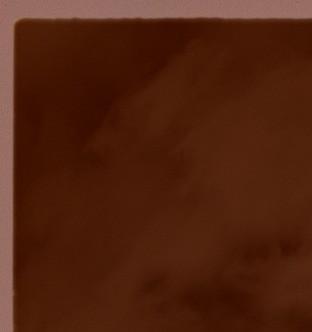
#> input picture Image_integration&Post_Processing/Negative_example/norway_split_40_overlap/tile_r01_c01_01.png, 312 x 332 px; its folder holds only this picture in this run
$ python -i rendering.py   (imports and definitions only)   (older library calls are emulated)
#> lines starting #> are read from the running program, lines starting #| are printed output that depends on the picture; after the words box and inside, x2 and y2 are one past the last pixel; in counts of white or black regions, pixels touching at a corner belong together
#> further down, picture is the input picture: shape (332, 312, 3); mean B, G, R 15.6, 35, 80.7
"""rendering.py — Aesthetic rendering stage for already-inverted positives.

This stage operates ONLY on the technical positive output from density_inversion.
It must NOT compensate for inversion failures — those should be flagged by
diagnostics and addressed by retrying earlier stages.

Rendering stages:
  1. residual white balance (per-channel gain)
  2. tone curve (gamma + contrast)
  3. colour rendering (saturation / vibrance)
  4. detail rendering (unsharp mask)

All arrays are float32 RGB H x W x 3 in [0, 1].
"""

from __future__ import annotations

import logging
from typing import Any

import cv2
import numpy as np

from .models import RenderResult

log = logging.getLogger(__name__)

# Default rendering parameters.  Callers can override via the params dict.
_DEFAULT_PARAMS: dict[str, Any] = {
    # Residual WB gains (R, G, B); 1.0 = no adjustment.
    "wb_gains": (1.0, 1.0, 1.0),
    # Tone: gamma < 1 brightens midtones, > 1 darkens.
    "gamma": 1.0,
    # Tone: linear contrast multiplier centred at 0.5; 0 = no effect.
    "contrast": 0.0,
    # Colour: saturation multiplier; 1 = unchanged, > 1 = more saturated.
    "saturation": 1.0,
    # Vibrance boost (selective saturation on low-sat pixels); 0 = off.
    "vibrance": 0.0,
    # Unsharp mask amount; 0 = off.
    "unsharp_amount": 0.35,
    # Unsharp mask Gaussian sigma.
    "unsharp_sigma": 1.2,
    # Shadow lift: additive lift in [0, 1] space; 0 = off.
    "shadow_lift": 0.0,
}


def apply_residual_white_balance(
    image_rgb: np.ndarray,
    gains: tuple[float, float, float],
) -> np.ndarray:
    """Apply per-channel multiplicative gains for residual white-balance trim.

    Parameters
    ----------
    image_rgb:
        float32 H x W x 3 in [0, 1].
    gains:
        (r_gain, g_gain, b_gain); values near 1.0 for minor corrections.

    Returns
    -------
    np.ndarray
        float32 H x W x 3, clipped to [0, 1].
    """
#> called with gains = (1, 1, 1)
    g = np.array(gains, dtype=np.float32)[np.newaxis, np.newaxis, :]
    return np.clip(image_rgb * g, 0.0, 1.0).astype(np.float32)
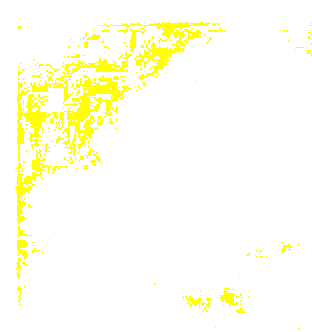
#> returned value: shape (332, 312, 3) float32; mean of channels 0, 1, 2 0.926, 1, 1; drawn as B, G, R


def apply_tone_curve(
    image_rgb: np.ndarray,
    params: dict[str, float],
) -> np.ndarray:
    """Apply gamma and linear contrast adjustment.

    Gamma is applied first (power-law), then a linear S-curve contrast
    centred at mid-grey.

    Parameters
    ----------
    image_rgb:
        float32 H x W x 3 in [0, 1].
    params:
        Dict with optional keys 'gamma' (float) and 'contrast' (float).

    Returns
    -------
    np.ndarray
        float32 H x W x 3, clipped to [0, 1].
    """
    img = image_rgb.astype(np.float32)

    gamma = float(params.get("gamma", 1.0))
    if abs(gamma - 1.0) > 0.01:
        gamma = max(gamma, 0.01)
        img = np.power(np.clip(img, 0.0, 1.0), gamma)

    contrast = float(params.get("contrast", 0.0))
    if abs(contrast) > 0.001:
        # Linear contrast: output = 0.5 + (input - 0.5) * (1 + contrast)
        img = 0.5 + (img - 0.5) * (1.0 + contrast)

    shadow_lift = float(params.get("shadow_lift", 0.0))
    if shadow_lift > 0.0:
        img = img + shadow_lift

    return np.clip(img, 0.0, 1.0).astype(np.float32)


def apply_color_rendering(
    image_rgb: np.ndarray,
    params: dict[str, float],
) -> np.ndarray:
    """Apply saturation and vibrance adjustments.

    Operates in HSV space via OpenCV (requires temporary BGR uint8 conversion).

    Parameters
    ----------
    image_rgb:
        float32 H x W x 3 in [0, 1].
    params:
        Dict with optional keys 'saturation' (float) and 'vibrance' (float).

    Returns
    -------
    np.ndarray
        float32 H x W x 3 in [0, 1].
    """
    saturation = float(params.get("saturation", 1.0))
    vibrance = float(params.get("vibrance", 0.0))

    if abs(saturation - 1.0) < 0.01 and abs(vibrance) < 0.01:
        return image_rgb.copy()

    # Convert to uint8 BGR for OpenCV HSV operations.
    bgr_u8 = cv2.cvtColor(
        np.clip(image_rgb[:, :, ::-1] * 255.0, 0, 255).astype(np.uint8),
        cv2.COLOR_BGR2BGR,  # identity; kept for clarity
    )
    hsv = cv2.cvtColor(bgr_u8, cv2.COLOR_BGR2HSV).astype(np.float32)

    # Saturation scaling.
    if abs(saturation - 1.0) >= 0.01:
        hsv[:, :, 1] = np.clip(hsv[:, :, 1] * saturation, 0.0, 255.0)

    # Vibrance: weight saturation boost by (1 - current_sat), so already-
    # saturated colours are boosted less (avoids over-saturation).
    if abs(vibrance) >= 0.01:
        sat_norm = hsv[:, :, 1] / 255.0
        weight = 1.0 - sat_norm
        delta = vibrance * weight * 255.0
        hsv[:, :, 1] = np.clip(hsv[:, :, 1] + delta, 0.0, 255.0)

    bgr_out = cv2.cvtColor(hsv.astype(np.uint8), cv2.COLOR_HSV2BGR)
    rgb_f32 = cv2.cvtColor(bgr_out, cv2.COLOR_BGR2RGB).astype(np.float32) / 255.0
    return np.clip(rgb_f32, 0.0, 1.0)


def apply_detail_rendering(
    image_rgb: np.ndarray,
    params: dict[str, float],
) -> np.ndarray:
    """Apply unsharp-mask sharpening.

    Parameters
    ----------
    image_rgb:
        float32 H x W x 3 in [0, 1].
    params:
        Dict with optional keys 'unsharp_amount' (float) and 'unsharp_sigma' (float).

    Returns
    -------
    np.ndarray
        float32 H x W x 3 in [0, 1].
    """
    amount = float(params.get("unsharp_amount", 0.35))
    sigma = float(params.get("unsharp_sigma", 1.2))

    if amount <= 0.0:
        return image_rgb.copy()

    sigma = max(sigma, 0.1)
    blurred = cv2.GaussianBlur(image_rgb, (0, 0), sigmaX=sigma, sigmaY=sigma)
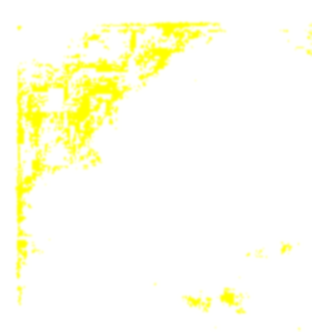
#> blurred: shape (332, 312, 3) float32; mean B, G, R 0.926, 1, 1
    sharpened = image_rgb + amount * (image_rgb - blurred)
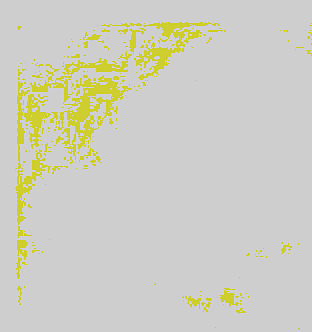
#> sharpened: shape (332, 312, 3) float32; mean B, G, R 0.926, 1, 1; drawn with min black and max white
    return np.clip(sharpened, 0.0, 1.0).astype(np.float32)


def render_positive(
    image_rgb: np.ndarray,
    params: dict[str, Any] | None = None,
) -> RenderResult:
    """Full rendering pipeline: WB → tone → colour → detail.

    Parameters
    ----------
    image_rgb:
        float32 H x W x 3 technical positive from density_inversion.
    params:
        Optional dict overriding any subset of _DEFAULT_PARAMS.

    Returns
    -------
    RenderResult
    """
    # Merge caller params over defaults.
    p: dict[str, Any] = {**_DEFAULT_PARAMS, **(params or {})}

    technical_positive = image_rgb.astype(np.float32).copy()
    img = technical_positive

    # Stage 1: residual WB.
    wb_gains = p.get("wb_gains", (1.0, 1.0, 1.0))
    img = apply_residual_white_balance(img, tuple(wb_gains))

    # Stage 2: tone curve (gamma + contrast + shadow lift).
    img = apply_tone_curve(img, p)

    # Stage 3: colour rendering (saturation / vibrance).
    img = apply_color_rendering(img, p)

    # Stage 4: detail (sharpness).
    img = apply_detail_rendering(img, p)

    # --- Compute render metrics on the output --------------------------------
    means = img.mean(axis=(0, 1))
#> means = [0.926, 1, 1]
    gray = 0.2126 * img[:, :, 0] + 0.7152 * img[:, :, 1] + 0.0722 * img[:, :, 2]
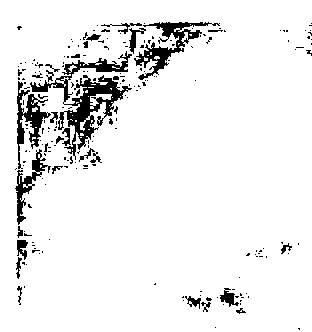
#> gray: shape (332, 312) float32; values 0.787 (black) and 1 (white), 92.6% white; 215 black regions (185 under 20 px), largest, box (x1, y1, x2, y2) and area: (30, 51, 132, 160) 2647, (134, 22, 220, 80) 1235, (17, 81, 51, 169) 924
    laplacian = cv2.Laplacian(
        np.clip(gray * 255.0, 0, 255).astype(np.uint8), cv2.CV_64F
    )
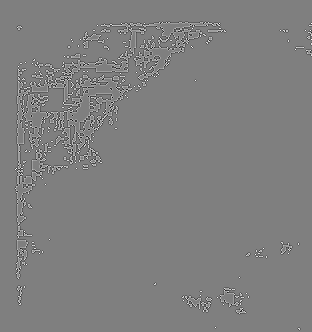
#> laplacian: shape (332, 312) float64; min -216, max 216, mean 0; drawn with min black and max white
    sharpness = float(laplacian.var())
#> sharpness = 714.1

    render_metrics: dict[str, float] = {
        "mean_r": float(means[0]),
        "mean_g": float(means[1]),
        "mean_b": float(means[2]),
        "gray_mean": float(gray.mean()),
        "gray_std": float(gray.std()),
        "clipped_black_ratio": float((img <= 0.002).mean()),
        "clipped_white_ratio": float((img >= 0.998).mean()),
        "channel_spread": float(means.max() - means.min()),
        "laplacian_variance": sharpness,
        "blue_red_delta": float(means[2] - means[0]),
        "green_magenta_delta": float(means[1] - (means[0] + means[2]) / 2.0),
    }

    log.info(
        "Render complete: gray_mean=%.3f, sharpness=%.1f, channel_spread=%.4f",
        render_metrics["gray_mean"],
        sharpness,
        render_metrics["channel_spread"],
    )

    return RenderResult(
        rendered_rgb=img,
        technical_positive_rgb=technical_positive,
        render_metrics=render_metrics,
    )

>>> import cv2
>>> picture = cv2.imread('../../Image_integration&Post_Processing/Negative_example/norway_split_40_overlap/tile_r01_c01_01.png')
>>> result = render_positive(picture)

$ run again, on Image_integration&Post_Processing/Negative_example/norway_split_40_overlap/tile_r01_c02_02.png
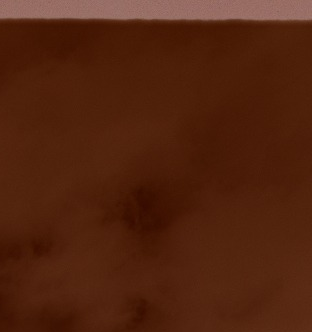
#> input picture Image_integration&Post_Processing/Negative_example/norway_split_40_overlap/tile_r01_c02_02.png, 312 x 332 px
#> picture is the input picture: shape (332, 312, 3); mean B, G, R 15.1, 36, 82
#> means = [0.99, 1, 1]
#> in render_positive, `gray = 0.2126 * img[:, :, 0] + 0.7152 * img[:, :, 1] + 0.0722 * img[:,..`:
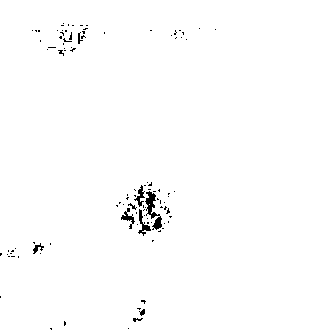
#> gray: shape (332, 312) float32; values 0.787 (black) and 1 (white), 99% white; 103 black regions (94 under 20 px), largest, box (x1, y1, x2, y2) and area: (145, 191, 162, 230) 262, (138, 209, 151, 236) 115, (121, 208, 135, 229) 100
#> in render_positive, `laplacian = cv2.Laplacian( np.clip(gray * 255.0, 0, 255).astype(np.uin..`:
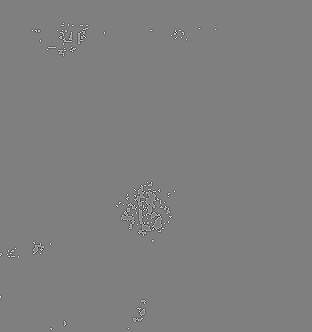
#> laplacian: shape (332, 312) float64; min -216, max 216, mean 0; drawn with min black and max white
#> sharpness = 159.5
